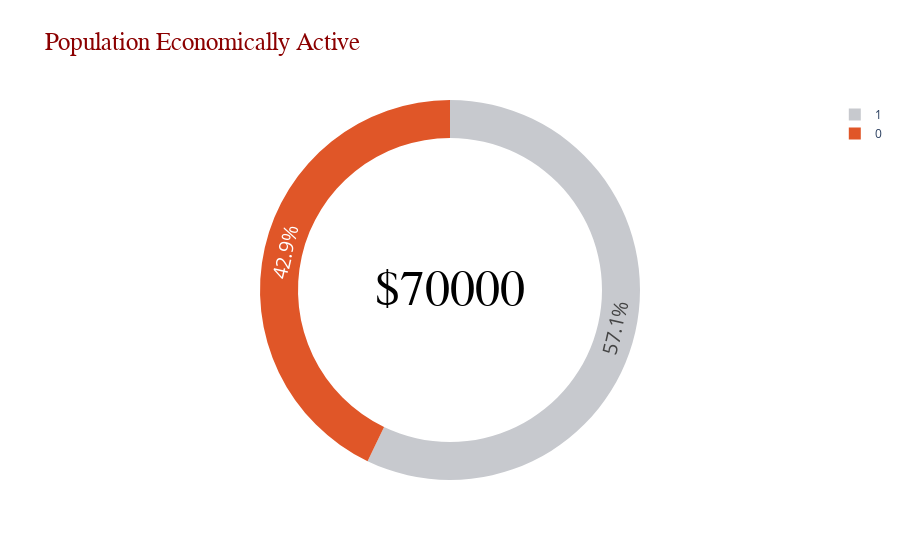

Notebook source saved alongside this figure:
### Code cell
target_sales = 70000
current_sales = 30000
delta = target_sales - current_sales
values = [current_sales, delta]
colors = ["#e05628", "#C7C9CE"]

fig6 = go.Figure(data = go.Pie(values = values, 
#                                labels = labels, 
                               hole = 0.8,
                               marker_colors = colors))
fig6.update_traces(hoverinfo='label+percent',
                   textinfo='percent', 
                   textfont_size=20)
fig6.update_layout(
                   title_text = 'Population Economically Active',
                   title_font = dict(size=25,family='sans serif', 
                                     color='darkred',))
fig6.add_annotation(x= 0.5, y = 0.5,
                    text = '${}'.format(target_sales),
                    font = dict(size = 50,family='sana serif', 
                                color='black'),
                    showarrow = False)
fig6.show()

### Figure 1 — Plotly figure (JSON) as saved in the notebook; plotly's stock layout.template omitted (floating-point values rounded to 4 significant figures)
{"data": [{"hole": 0.8, "hoverinfo": "label+percent", "marker": {"colors": ["#e05628", "#C7C9CE"]}, "textfont": {"size": 20}, "textinfo": "percent", "type": "pie", "values": [30000, 40000]}], "layout": {"annotations": [{"font": {"color": "black", "family": "sana serif", "size": 50}, "showarrow": false, "text": "$70000", "x": 0.5, "y": 0.5}], "title": {"font": {"color": "darkred", "family": "sans serif", "size": 25}, "text": "Population Economically Active"}}}
